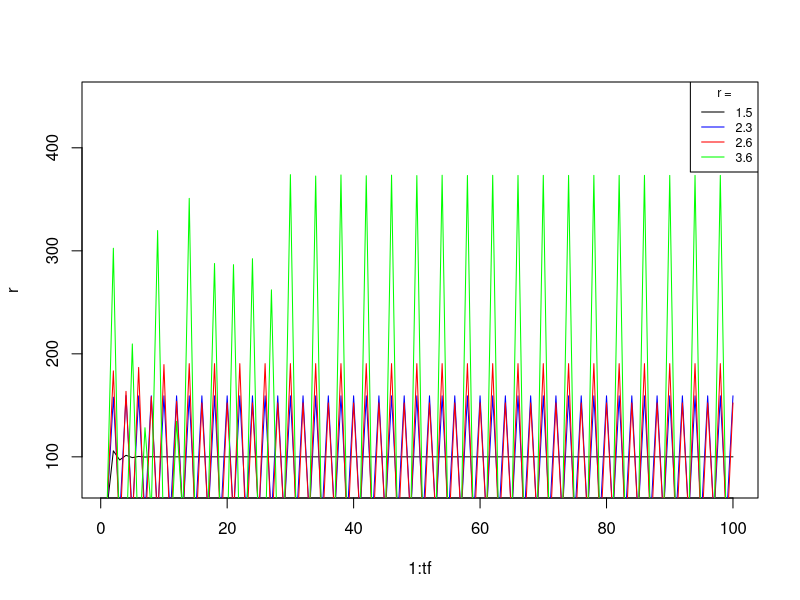
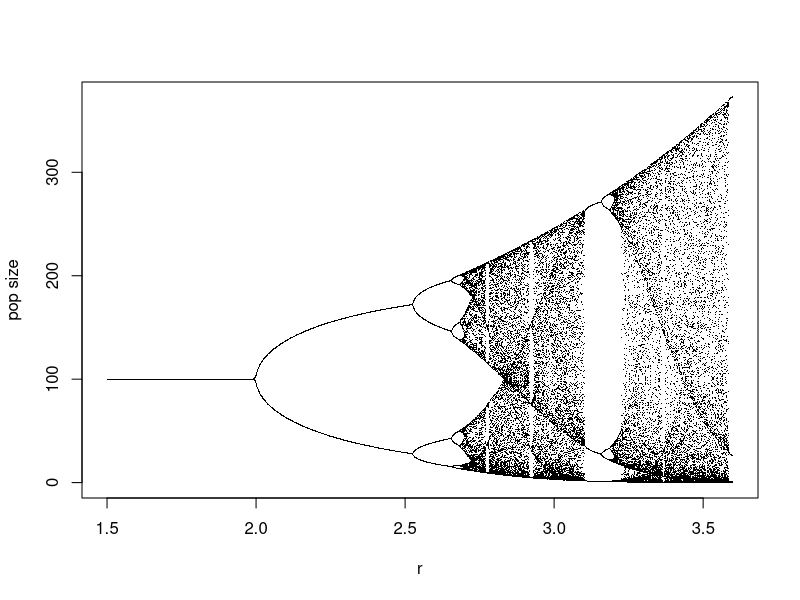

Recreate these plots in R, in order.
## ---- chunk 1
RickRoll <- function(nt, r, k){
  nt1 <- nt*exp(r*(1-nt/k))
  return(nt1)
}
## ---- chunk 2
k <- 100 # carrying capacity
n0 <- 50 # starting population size
tf <- 100 # number of time steps to iterate over
## ---- chunk 3
vr <- c(1.5,2.3,2.6,3.6) # creating a vector of r values to use
Nvr <- length(vr) # this is the length of the r value vector
r <- matrix(NA,nrow=tf,ncol=Nvr) # creating an empty matrix with length of the time series,
                                 # and as many columns as r values we'll use
str(r) # checking the structure of the matrix
r[1,] <- rep(n0,Nvr) # putting in our starting value as the first time step entry
for(t in 1:(tf-1)){ # loop through all of the time steps
  r[t+1,] <- RickRoll(r[t,],r=vr,k=k) # use the vector of r values
}

## ---- chunk 4
# plot over the time series, the results of the simulation, and color them by r value
# also changing the ylim to make a little more room for the legend
matplot(1:tf,r,type = "l", ylim=c(0,max(r))+75,col = c("black","blue","red","green"),lty = rep(1.4))
# add a legend with the r value lines marked out
legend("topright", title = "r =", col=c("black","blue","red","green"),legend=c("1.5","2.3","2.6","3.6"),lty = rep(1,4),cex=0.75)
## ---- chunk 5
rm(n)
rm(r)
rm(t)

k <- 100 # carrying capacity
n0 <- 50 # starting pop size
tf <- 500 # number of time steps to take
## ---- chunk 6
vr <- seq(from=1.5,to=3.6,by=0.001) # creating a vector of r values to use
Nvr <- length(vr) # this is the length of the r value vector
r <- matrix(NA,nrow=tf,ncol=Nvr) # creating an empty matrix with length of the time series,
                                 # and as many columns as r values we'll use
str(r) # checking the structure of the matrix
r[1,] <- rep(n0,Nvr) # putting in our starting value as the first time step entry
for(t in 1:(tf-1)){ # loop through all of the time steps
  r[t+1,] <- RickRoll(r[t,],r=vr,k=k) # use the vector of r values
}
## ---- chunk 7
r2 <- r[(tf-39):tf,] # create a new matrix with only the last 40 time points
str(r2) # check the structure to make sure it worked
plot(vr,r2[1,], pch=".", xlab="r", ylab="pop size") # plot the vector of r values against the first
# set of population sizes and time points
for(i in 2:40) points(vr,r2[i,],pch=".") # use a for loop to plot the rest of the time points
